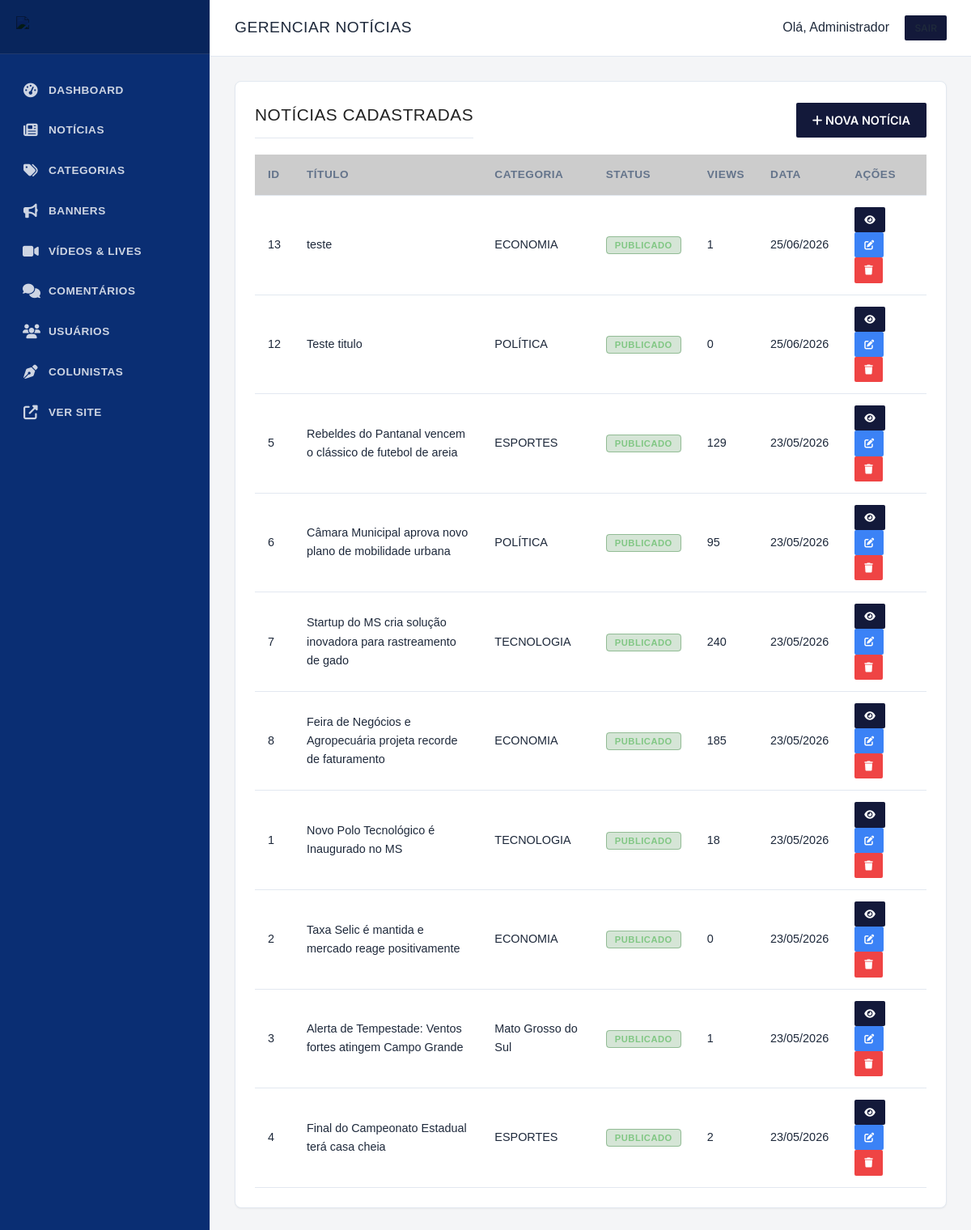
The page /admin/noticias.php (signed in) on the database as committed earlier.
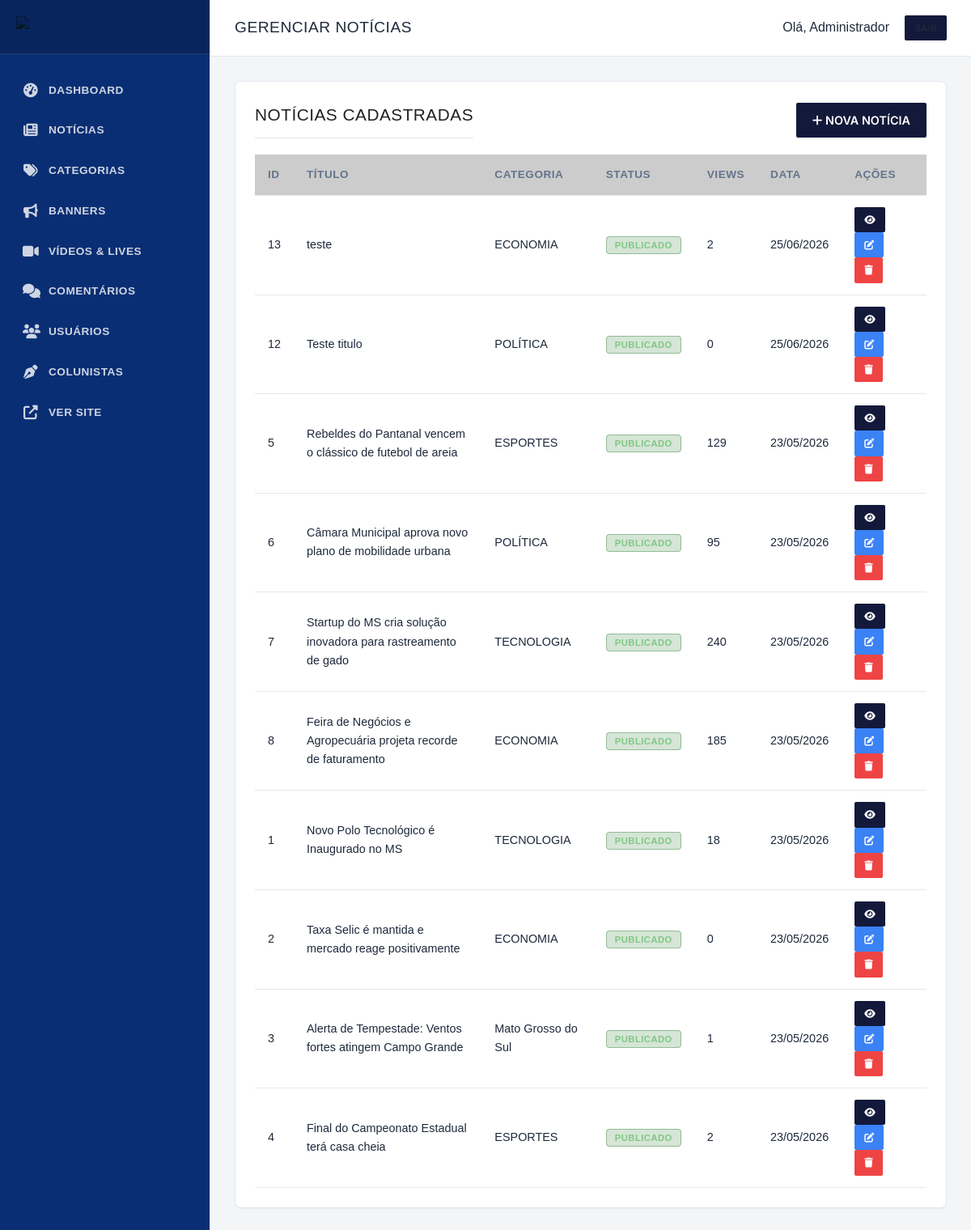
The same page on the database as committed later.
### tables this page shows
CREATE TABLE `noticias` (
  `id` INTEGER PRIMARY KEY AUTOINCREMENT,
  `titulo` TEXT NOT NULL,
  `subtitulo` TEXT DEFAULT NULL,
  `slug` TEXT NOT NULL UNIQUE,
  `conteudo` TEXT NOT NULL,
  `imagem_destacada` TEXT DEFAULT NULL,
  `legenda_imagem` TEXT DEFAULT NULL,
  `autor_id` INTEGER NOT NULL,
  `categoria_id` INTEGER NOT NULL,
  `visualizacoes` INTEGER DEFAULT 0,
  `status` TEXT DEFAULT 'rascunho',
  `destaque` INTEGER DEFAULT 0,
  `urgente` INTEGER DEFAULT 0,
  `criado_em` TIMESTAMP DEFAULT CURRENT_TIMESTAMP,
  `atualizado_em` TIMESTAMP DEFAULT CURRENT_TIMESTAMP, data_agendamento DATETIME DEFAULT NULL, views INTEGER DEFAULT 0, created_at DATETIME, updated_at DATETIME,
  FOREIGN KEY (`autor_id`) REFERENCES `usuarios` (`id`) ON DELETE CASCADE,
  FOREIGN KEY (`categoria_id`) REFERENCES `categorias` (`id`) ON DELETE CASCADE
);

CREATE TABLE `categorias` (
  `id` INTEGER PRIMARY KEY AUTOINCREMENT,
  `nome` TEXT NOT NULL,
  `slug` TEXT NOT NULL UNIQUE,
  `cor` TEXT DEFAULT '#1b5e20',
  `criado_em` TIMESTAMP DEFAULT CURRENT_TIMESTAMP
, created_at DATETIME);

### includes/functions.php (called while the page is built, shortened)
<?php
function escape($string) {
    return htmlspecialchars($string, ENT_QUOTES, 'UTF-8');
}
function getCsrfToken() {
    return $_SESSION['csrf_token'];
}

### admin/noticias.php (the view, shortened to what this page needs)
<?php
require_once __DIR__ . '/includes/header.php';
$pdo = Database::getInstance();
$page = isset($_GET['p']) ? (int)$_GET['p'] : 1;
$limit = 15;
$offset = ($page - 1) * $limit;
$stmt = $pdo->query("SELECT n.id, n.titulo, n.slug, n.status, n.visualizacoes, n.criado_em, c.nome as categoria
                     FROM noticias n
                     JOIN categorias c ON n.categoria_id = c.id
                     ORDER BY n.criado_em DESC LIMIT $limit OFFSET $offset");
$noticias = $stmt->fetchAll();
?>
<div class="card">
    <div style="display: flex; justify-content: space-between; align-items: center; margin-bottom: 20px;">
        <h3 style="margin:0;">Notícias Cadastradas</h3>
        <a href="noticia_form.php" class="btn"><i class="fas fa-plus"></i> Nova Notícia</a>
    </div>
    <div class="table-responsive">
        <table>
            <thead>
                <tr>
                    <th>ID</th>
                    <th>Título</th>
                    <th>Categoria</th>
                    <th>Status</th>
                    <th>Views</th>
                    <th>Data</th>
                    <th>Ações</th>
                </tr>
            </thead>
            <tbody>
                <?php foreach ($noticias as $item): ?>
                <tr>
                    <td><?= $item['id'] ?></td>
                    <td><?= escape($item['titulo']) ?></td>
                    <td><?= escape($item['categoria']) ?></td>
                    <td>
                        <span class="badge <?= $item['status'] == 'publicado' ? 'badge-success' : 'badge-warning' ?>">
                            <?= ucfirst($item['status']) ?>
                        </span>
                    </td>
                    <td><?= $item['visualizacoes'] ?></td>
                    <td><?= date('d/m/Y', strtotime($item['criado_em'])) ?></td>
                    <td>
                        <a href="<?= BASE_URL ?>/noticia/<?= escape($item['slug']) ?>" target="_blank" class="btn btn-sm btn-outline" title="Ver"><i class="fas fa-eye"></i></a>
                        <a href="noticia_form.php?id=<?= $item['id'] ?>" class="btn btn-sm" style="background-color: #3b82f6;" title="Editar"><i class="fas fa-edit"></i></a>
                        <a href="noticias.php?delete=<?= $item['id'] ?>&token=<?= getCsrfToken() ?>" class="btn btn-sm" style="background-color: #ef4444;" onclick="return confirm('Tem certeza que deseja excluir esta notícia?')" title="Excluir"><i class="fas fa-trash"></i></a>
                    </td>
                </tr>
                <?php endforeach; ?>
            </tbody>
        </table>
    </div>
</div>
<?php require_once __DIR__ . '/includes/footer.php'; ?>

Rows that differ between the two databases and show on the page:
changed noticias "teste": visualizacoes "1" → "2"
